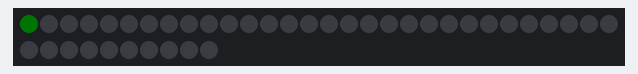
Bench run of a sketch on a simulated Arduino Uno, built with avr-gcc and run on an emulated ATmega328P. On the bench: 40 RGB LEDs in strip order, left to right, continuing on the next row. Dim RGB values are drawn brighter than linear.

Above: at 0.05 s.
At 0.96 s:
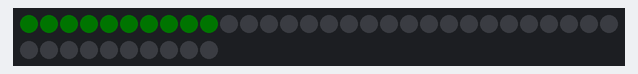
At 1.98 s:
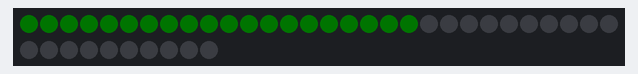
At 3.0 s:
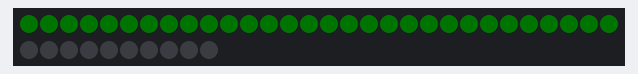
At 4.01 s:
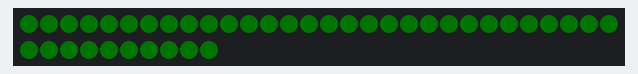

Measured:
- by itself, everything shown: repeats every 4.1 s, in 40 steps

The sketch:

01.ino
```cpp
// (licence header left out)
#include <Adafruit_NeoPixel.h>
#define PIN 6

#define NUMPIXELS 40

Adafruit_NeoPixel pixels(NUMPIXELS, PIN, NEO_GRB + NEO_KHZ800);

void setup() {
  pixels.begin();
  pixels.setBrightness(1);
}

void loop() {
  pixels.clear();

  for (int i = 0; i < NUMPIXELS; i++) {
    pixels.setPixelColor(i, pixels.Color(0, 150, 0));
    pixels.show();
    delay(100);
  }
}
```
